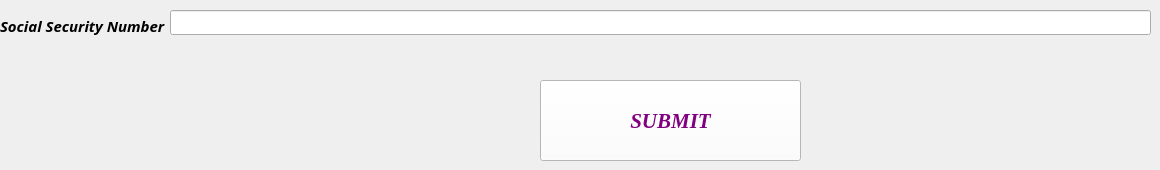
       <widget class="QWidget" name="tab_3">
        <attribute name="title">
         <string>Delete</string>
        </attribute>
        <widget class="QLabel" name="label_13">
         <property name="geometry">
          <rect>
           <x>0</x>
           <y>0</y>
           <width>171</width>
           <height>51</height>
          </rect>
         </property>
         <property name="font">
          <font>
           <family>Bodoni MT</family>
           <pointsize>11</pointsize>
           <weight>75</weight>
           <italic>true</italic>
           <bold>true</bold>
          </font>
         </property>
         <property name="text">
          <string>Social Security Number</string>
         </property>
        </widget>
        <widget class="QLineEdit" name="social_security_number_delete">
         <property name="geometry">
          <rect>
           <x>170</x>
           <y>10</y>
           <width>981</width>
           <height>25</height>
          </rect>
         </property>
         <property name="styleSheet">
          <string notr="true">color:white;</string>
         </property>
        </widget>
        <widget class="QPushButton" name="delete_submit_button">
         <property name="geometry">
          <rect>
           <x>540</x>
           <y>80</y>
           <width>261</width>
           <height>81</height>
          </rect>
         </property>
         <property name="font">
          <font>
           <family>Times New Roman</family>
           <pointsize>16</pointsize>
           <weight>75</weight>
           <italic>true</italic>
           <bold>true</bold>
          </font>
         </property>
         <property name="styleSheet">
          <string notr="true">color:purple;
background-color:white;</string>
         </property>
         <property name="text">
          <string>SUBMIT</string>
         </property>
        </widget>
       </widget>
